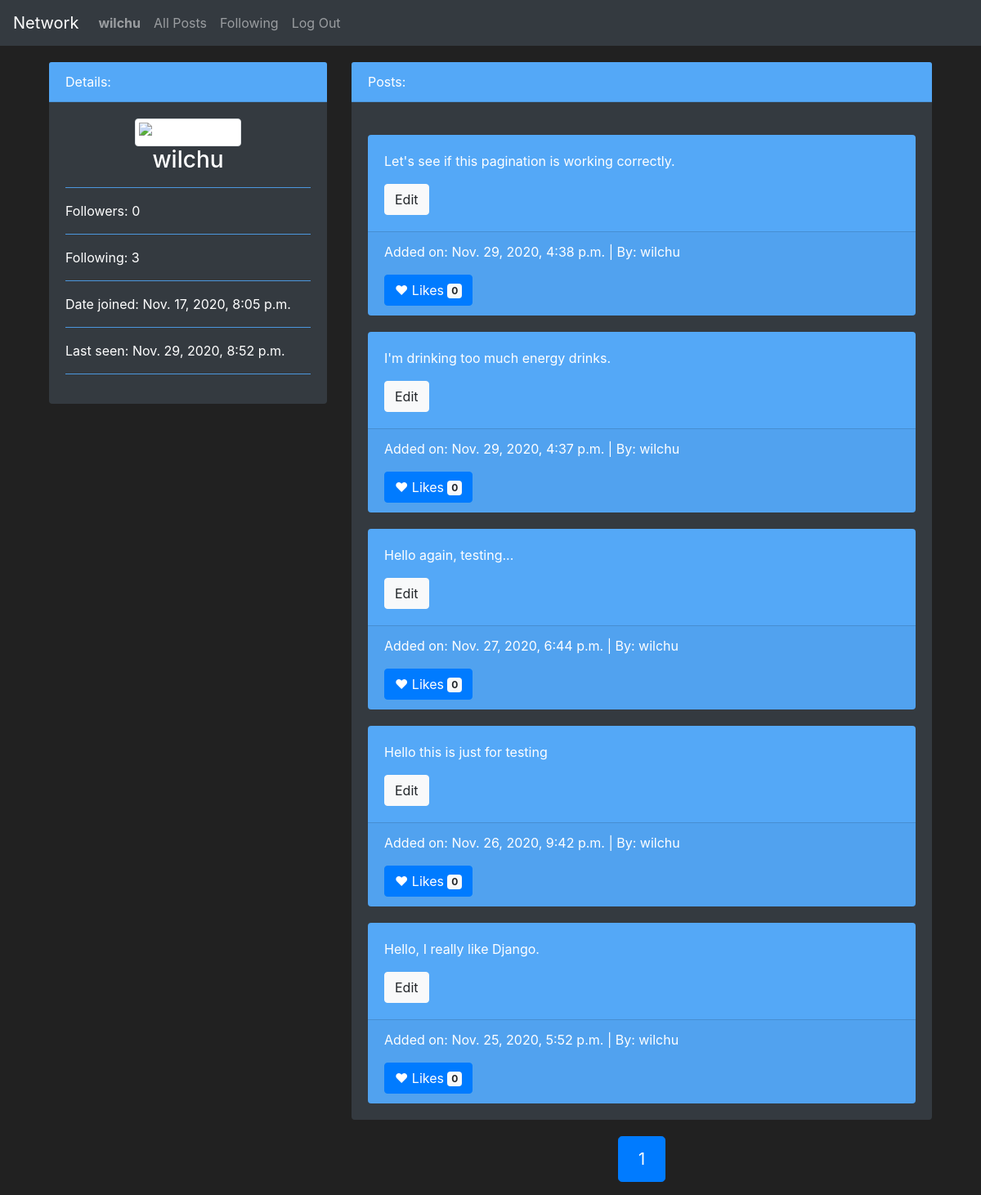
Before: /profil/2 (signed in) with the older database file.
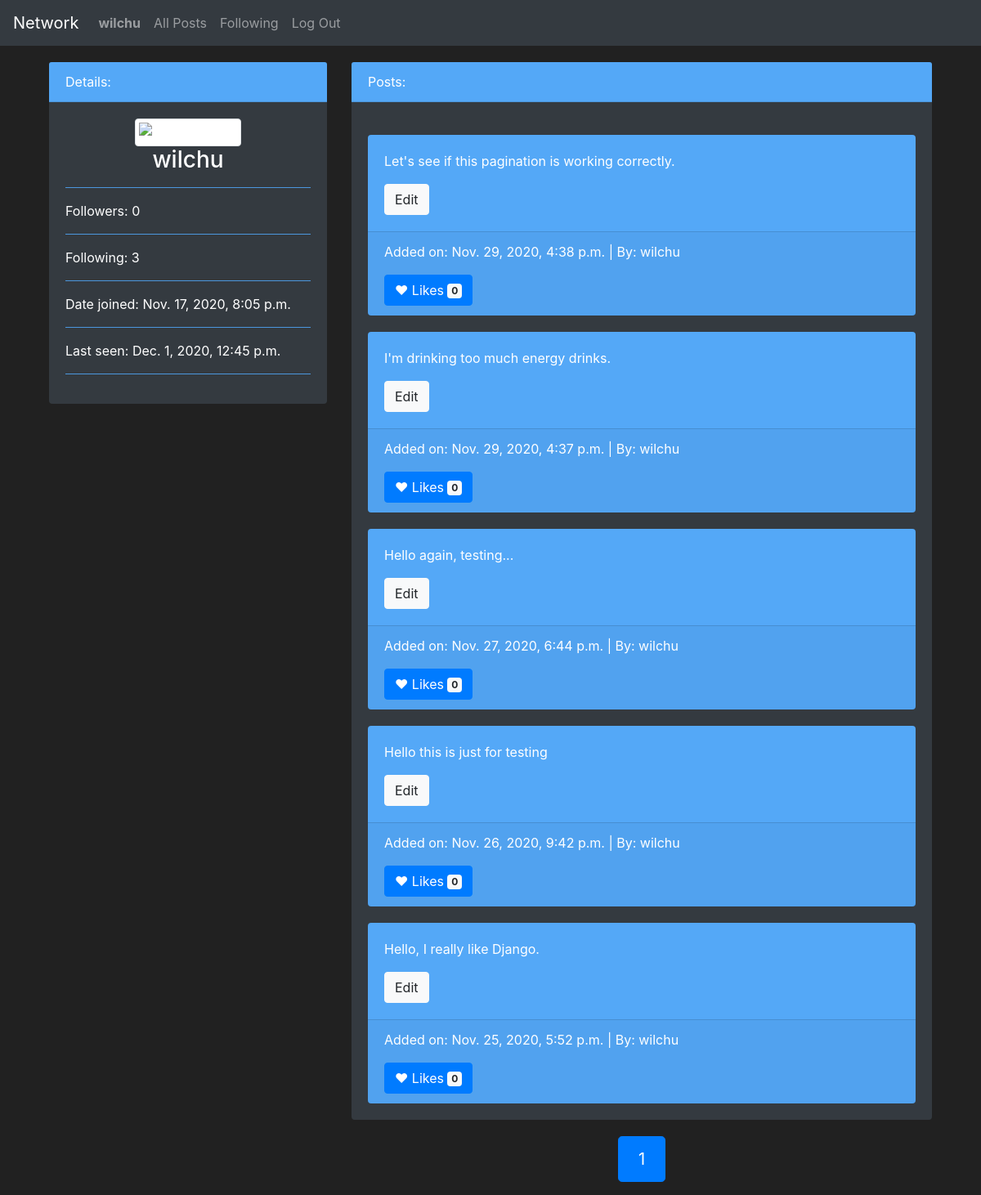
After: the same page with the newer database file.
### network/models.py (models this page shows)
class User(AbstractUser):
    followers = models.IntegerField(default=0)
    following = models.IntegerField(default=0)

### network/views.py (the view, shortened to what this page needs)
# urls.py: path("profil/<int:userID>", views.profil, name="profil"),
def profil(request, userID):
    try:
        get_user = User.objects.get(pk=int(userID))
    except ObjectDoesNotExist:
        return HttpResponseNotFound('<h1>User not found</h1>')
    follower = User.objects.get(pk=int(request.user.id))
    follow_object = Follows.objects.filter(follower = follower).filter(target = get_user)
    if follow_object:
        is_following = True
    else:
        is_following = False
    all_posts = Posts.objects.all().filter(post_owner = get_user).order_by('-post_date')
    page = pagination(request, all_posts, 10)
    return render(request, 'network/profil.html', {
        'user_id': get_user.id,
        'user_nickname': get_user.username,
        'user_followers': get_user.followers,
        'user_following': get_user.following,
        'user_joined': get_user.date_joined,
        'user_seen': get_user.last_login,
        'user_posts': page,
        "follow_status": is_following
    })

### network/views.py (called while the page is built)
def pagination(request, data_object, results):
    paginator = Paginator(data_object, results)
    try:
        paginator_result = paginator.page(request.GET.get('page', 1))
    except EmptyPage:
        paginator_result = paginator.page(1)
    return paginator_result

### network/templates/network/profil.html (shortened to what this page needs)
{% extends "network/layout.html" %}
{% block body %}
    <section>
        <div class="container">
            <div class="row">
                <div class="col-md-4">
                    <div class="card text-white bg-dark mb-3">
                        <div class="card-header">Details:</div>
                        <div class="card-body">
                          <div class="text-center">
                            <img src="https://cdn.pixabay.com/photo/2015/10/05/22/37/blank-profile-picture-973460_960_720.png" width="200px;"class="img-thumbnail" alt="Icon of a user">
                            <h3 class="card-title">{{ user_nickname }}</h3>
                          </div>
                          <hr>
                          <p class="card-text">Followers: {{ user_followers }}</p>
                          <hr>
                          <p class="card-text">Following: {{ user_following }}</p>
                          <hr>
                          <p class="card-text">Date joined: {{ user_joined }}</p>
                          <hr>
                          <p class="card-text">Last seen: {{ user_seen }}</p>
                          <hr>
                        </div>
                      </div>
                </div>
                <div class="col-md-8">
                    <div class="card text-white bg-dark mb-3">
                        <div class="card-header">Posts:</div>
                        <div class="card-body">
                           {% for post in user_posts %}
                              <div class="card bg-blue text-white">
                                <div class="card-body">
                                  <p class="card-text">{{ post.post_content }}</p>
                                    {% if user_nickname == user.username %}
                                      <button type="button" data-postid="{{ post.id }}" class="btn btn-light btn-edit">Edit</button>
                                    {% endif %}
                                </div>
                                <div class="card-footer">
                                  <p>Added on: {{ post.post_date }} | By: {{ post.post_owner }}</p>
                                  <button type="button" class="btn btn-primary">
                                    &hearts; Likes <span class="badge badge-light">{{ post.post_likes }}</span>
                                  </button>
                                </div>
                              </div>
                              {% empty %}
                              <h4>No posts to display yet.</h4>
                           {% endfor %}
                        </div>
                      </div>
                      <section style="margin-top: 20px;">
                        <nav aria-label="Posts pagination">
                          <ul class="pagination justify-content-center pagination-lg">
                            {% for page in user_posts.paginator.page_range %}
                              <li class="page-item {% if page == user_posts.number %} active {% endif %}">
                                <a class="page-link" href="{% url 'profil' user_id %}?page={{ page }}">{{ page }}</a>
                              </li>
                            {% endfor %}
                          </ul>
                        </nav>
                      </section>
                </div>
            </div>
        </div>
    </section>
{% endblock %}

### network/templates/network/layout.html (shortened to what this page needs)
{% load static %}
<!DOCTYPE html>
<html lang="en">
    <head>
        <link rel="stylesheet" href="https://stackpath.bootstrapcdn.com/bootstrap/4.4.1/css/bootstrap.min.css">
        <link href="{% static 'network/styles.css' %}" rel="stylesheet">
    </head>
    <body>
        <nav class="navbar navbar-expand-lg navbar-dark bg-dark">
            <a class="navbar-brand" href="#">Network</a>
            <div>
              <ul class="navbar-nav mr-auto">
                {% if user.is_authenticated %}
                    <li class="nav-item">
                        <a class="nav-link" href="{% url 'profil' user.id %}"><strong>{{ user.username }}</strong></a>
                    </li>
                {% endif %}
                <li class="nav-item">
                  <a class="nav-link" href="{% url 'index' %}">All Posts</a>
                </li>
                {% if user.is_authenticated %}
                    <li class="nav-item">
                        <a class="nav-link" href="{% url 'following' %}">Following</a>
                    </li>
                    <li class="nav-item">
                        <a class="nav-link" href="{% url 'logout' %}">Log Out</a>
                    </li>
                {% endif %}
              </ul>
            </div>
          </nav>
        <div class="body container">
            {% block body %}
            {% endblock %}
        </div>
    </body>
</html>

Changed rows visible on the page:
changed User "wilchu": last_login "Nov. 29, 2020, 8:52 p.m." → "Dec. 1, 2020, 12:45 p.m."
